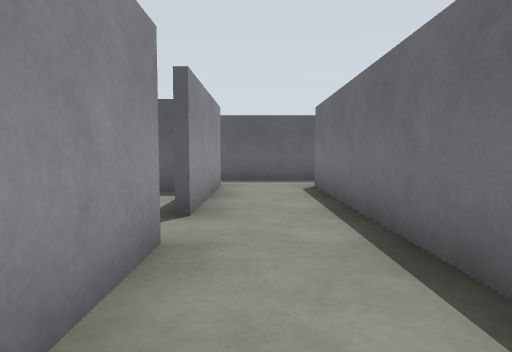
View 1 (above)

24 first-person views from a walk through a Gazebo world. The camera is 0.86 m above the floor, tilts 4° down and sees 75° across. The floor is counted in squares, 1 m on a side. Each view is taken from the middle of a square. On the plan, view 1 faces up. The plan holds only what a view shows up to about 11 squares ahead; the rest is blank. Robots are left out.

View 2
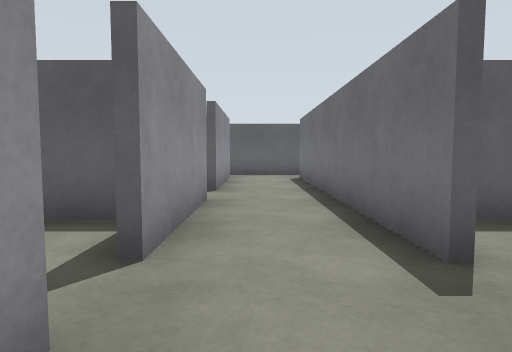

View 3
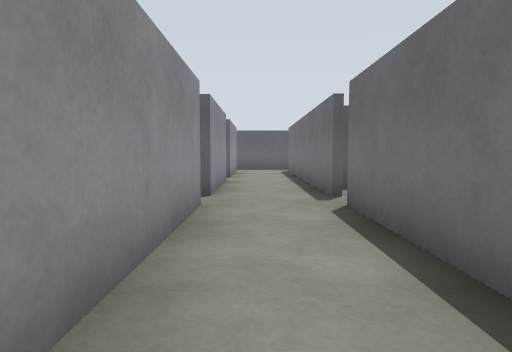

View 4
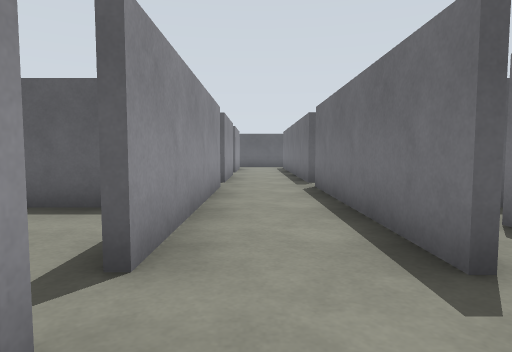

View 5
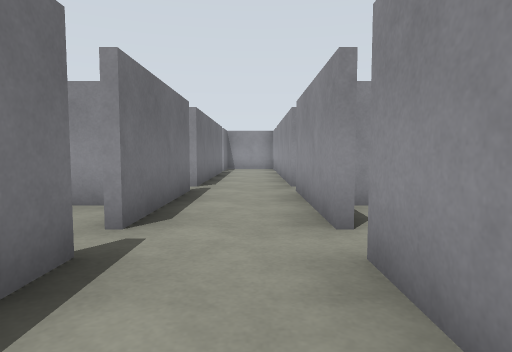

View 6
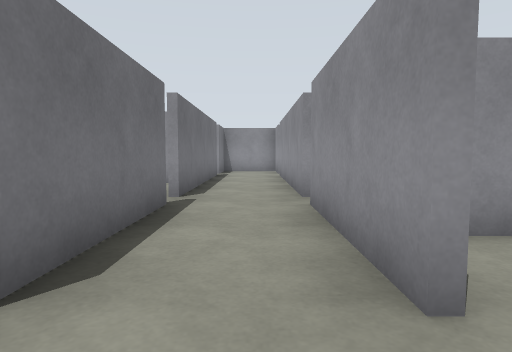

View 7
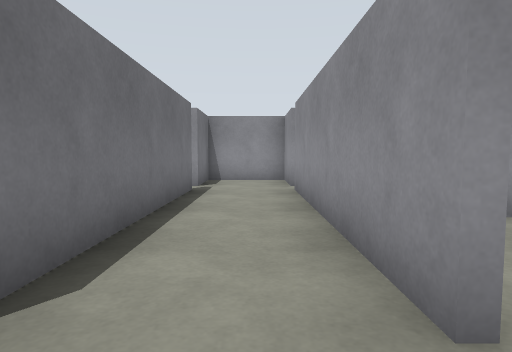

View 8
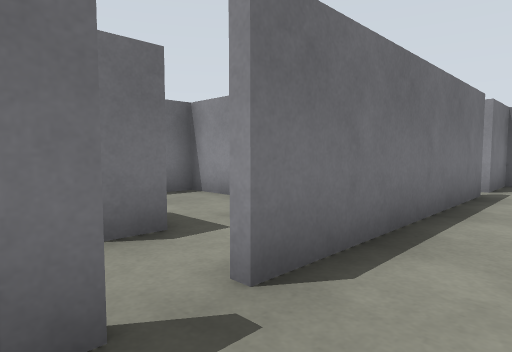

View 9
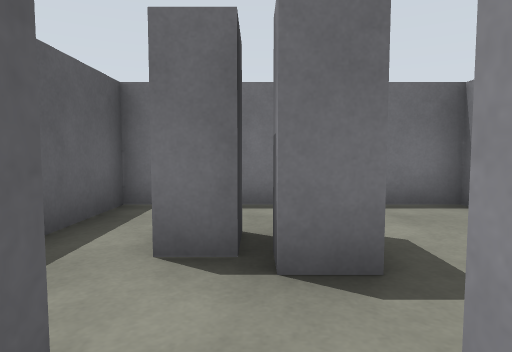

View 10
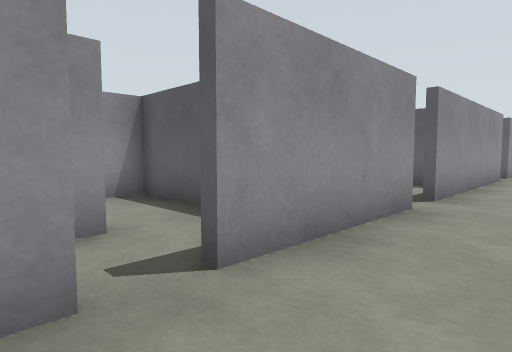

View 11
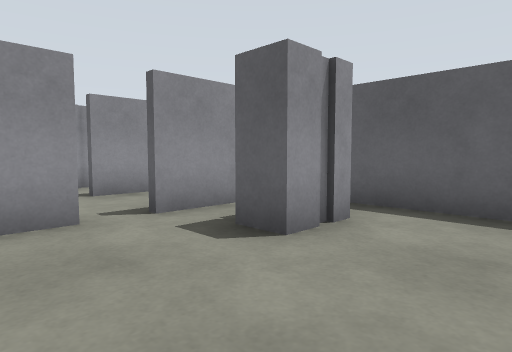

View 12
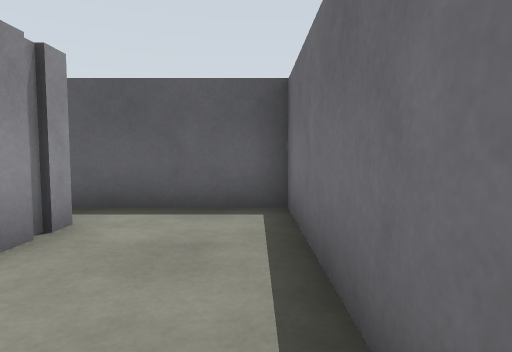

View 13
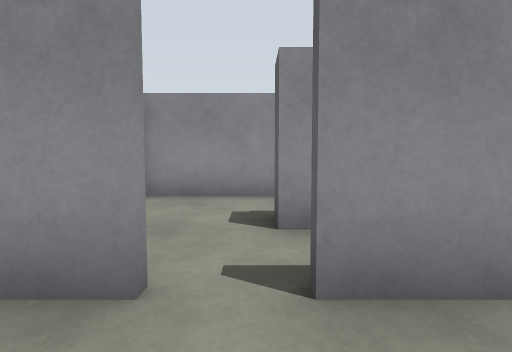

View 14
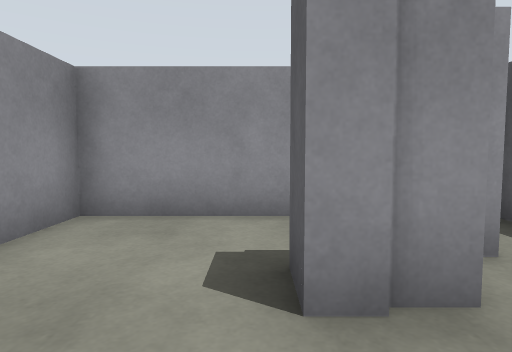

View 15
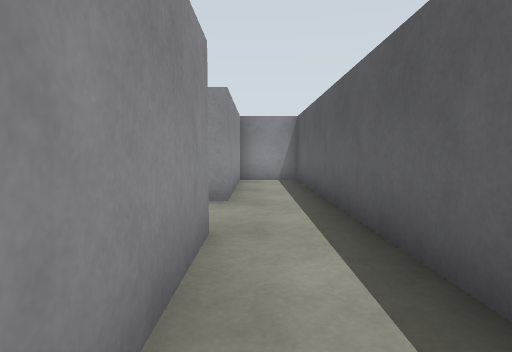

View 16
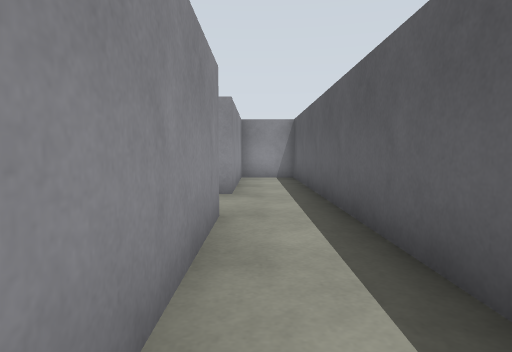

View 17
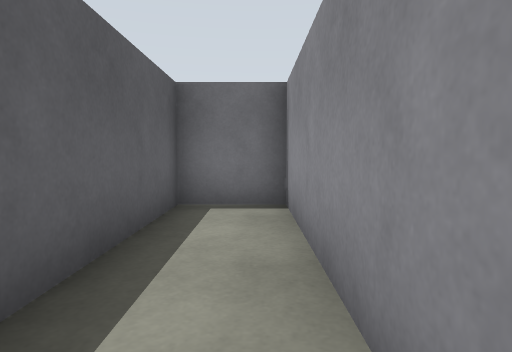

View 18
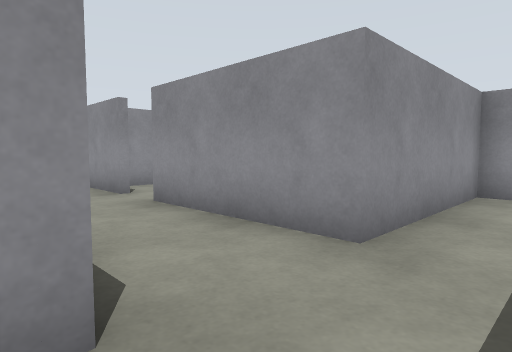

View 19
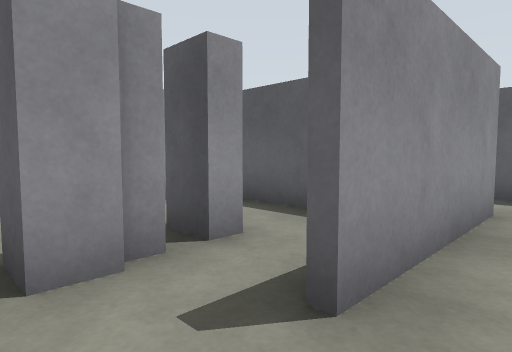

View 20
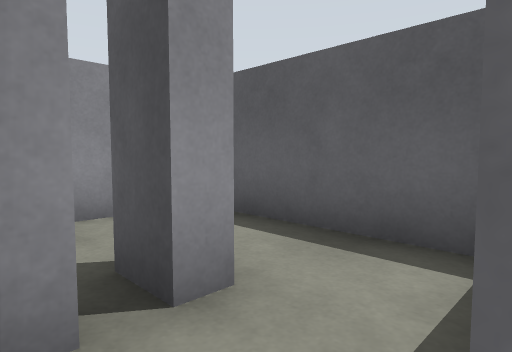

View 21
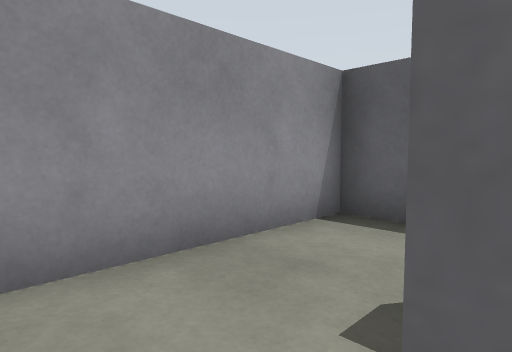

View 22
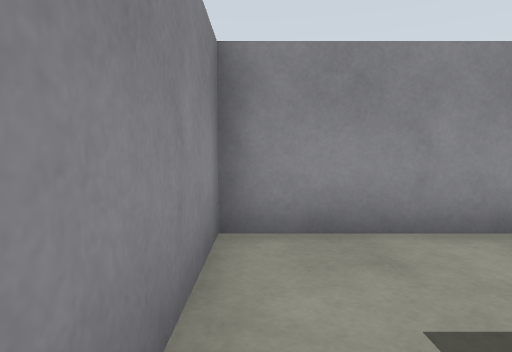

View 23
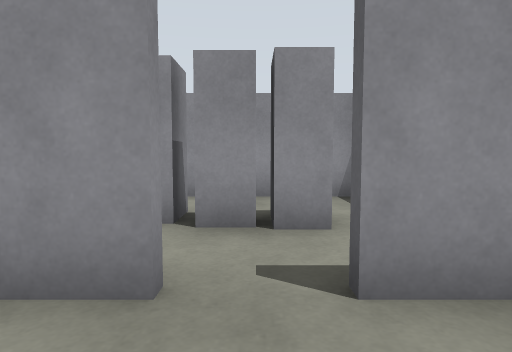

View 24
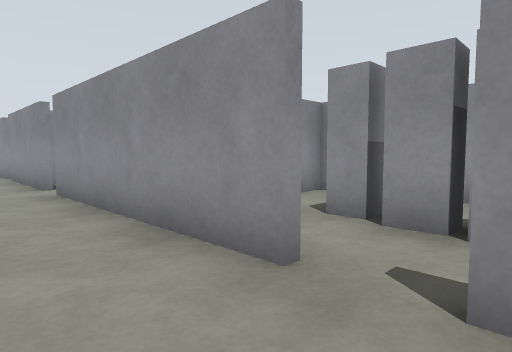

### Floor plan
Key: @ floor where view 1 was taken; # wall or solid block; x gap in a wall; . floor.
Columns run from 6 left of view 1 to 7 right of it. Each row starts with its distance up from view 1.
 11 ##############
 10 #............#
  9 #............#
  8 ######..######
  7 ######..#
  6 #....#..#
  5 #..#.#..#
  4 #..#....#
  3 #....#..#
  2 #....#..#
  1 ######..##
  0 #..x.#@.#
 -1 #..#.....
 -2 #..#.#..#
 -3 # ...#..#
 -4 #..  #..#
 -5 ######..# ####
 -6   x..#..###..#
 -7   ##.#..###..#
 -8 #............#
 -9 #....#..#....#
-10 #....#..#....#
-11 ######..######
-12 #....#..#.x. #
-13    #......#..#
-14     .#..#... #
-15    ..#..#....#
-16    . #..#....#
-17    ###..######
-18      #..#
-19      #..#
-20      #..#
-21      #..#
-22      #..#
-23      ####

Where each view was taken, in squares from view 1:
view 1: 0 up, 0 right, facing up
view 2: 3 down, 0 right, facing up
view 3: 7 down, 0 right, facing up
view 4: 10 down, 0 right, facing up
view 5: 5 down, 0 right, facing down
view 6: 7 down, 0 right, facing down
view 7: 12 down, 0 right, facing down
view 8: 12 down, 0 right, facing down-right
view 9: 13 down, 1 right, facing right
view 10: 14 down, 1 right, facing up-left
view 11: 10 down, 6 right, facing up-left
view 12: 10 down, 6 right, facing up
view 13: 8 down, 1 right, facing left
view 14: 8 down, 1 left, facing left
view 15: 9 up, 5 right, facing left
view 16: 9 up, 6 right, facing left
view 17: 9 up, 1 right, facing right
view 18: 10 up, 2 right, facing down-left
view 19: 3 up, 0 right, facing up-left
view 20: 4 up, 1 left, facing up-left
view 21: 3 up, 3 left, facing up-left
view 22: 2 up, 2 left, facing left
view 23: 1 down, 1 right, facing left
view 24: 0 up, 1 right, facing down-left
